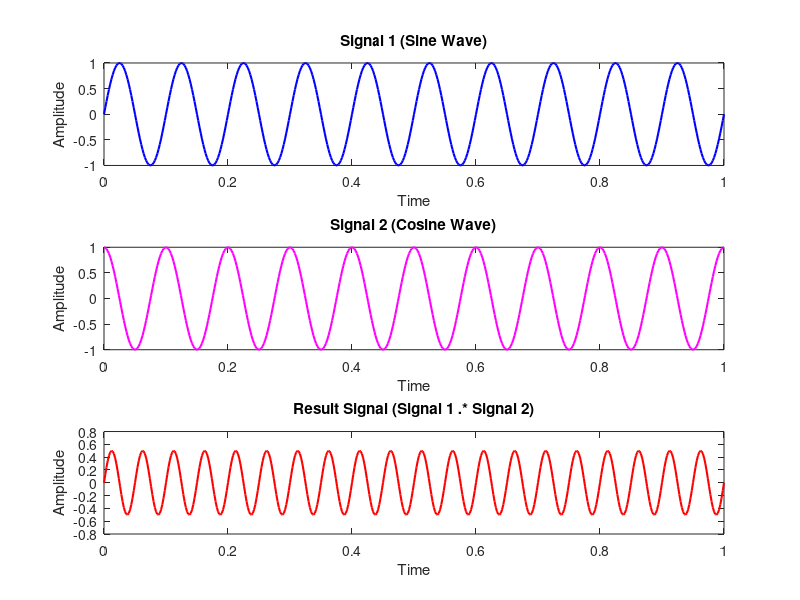

Write MATLAB code to recreate this figure.
% Define two signals (vectors)
a=1;
sample=500;
t = 0:1/sample:1;   % Time vector
f=10;
signal1 = a*sin(2*pi*f*t); % First signal (sine wave)
signal2 = a*cos(2*pi*f*t); % Second signal (cosine wave)

% Perform element-wise multiplication of the two signals
result_signal = signal1 .* signal2; % Use .* opertor to multiply time vector

% Plot the original signals and the result_signal
figure;
subplot(3, 1, 1);
plot(t, signal1, 'b', 'LineWidth', 1.5);
xlabel('Time');
ylabel('Amplitude');
title('Signal 1 (Sine Wave)');

subplot(3, 1, 2);
plot(t, signal2, 'm', 'LineWidth', 1.5);
xlabel('Time');
ylabel('Amplitude');
title('Signal 2 (Cosine Wave)');

subplot(3, 1, 3);
plot(t, result_signal, 'r', 'LineWidth', 1.5);
xlabel('Time');
ylabel('Amplitude');
title('Result Signal (Signal 1 .* Signal 2)');
